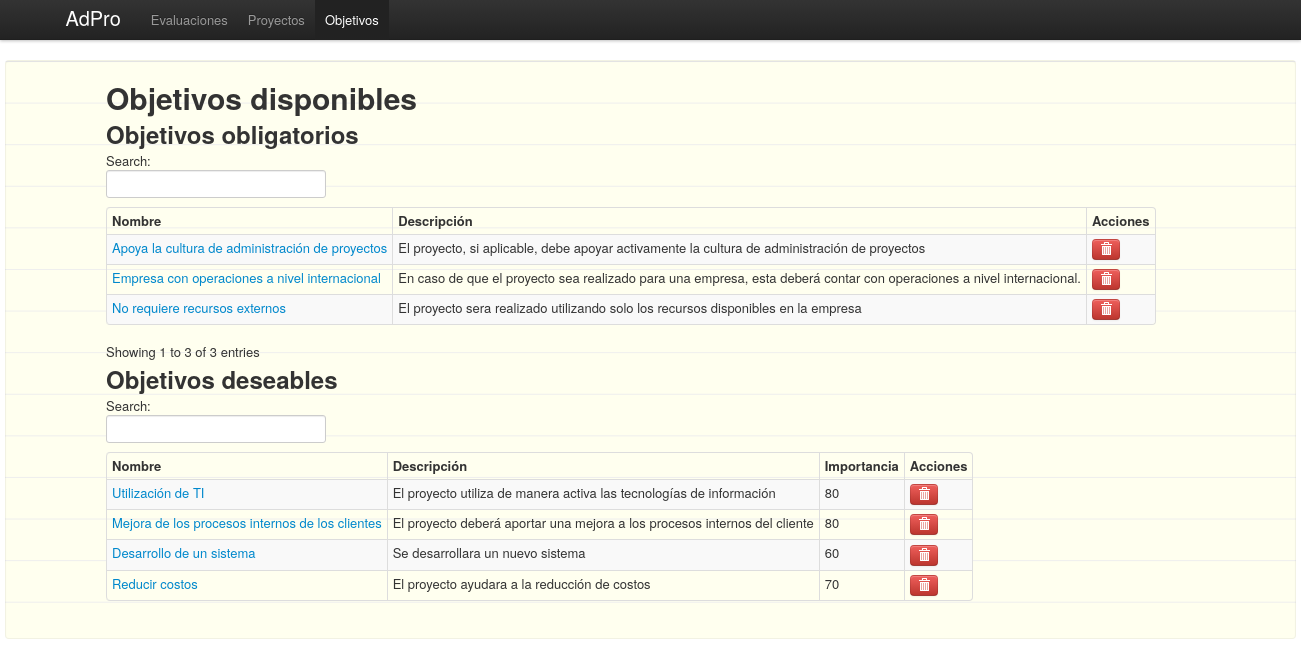
Page /objectives.php on the committed database.
### tables this page shows
CREATE TABLE IF NOT EXISTS `objectives` (
  `id` int(11) NOT NULL AUTO_INCREMENT,
  `name` varchar(100) NOT NULL,
  `type` int(11) NOT NULL DEFAULT '1',
  `description` varchar(200) DEFAULT NULL,
  `importance` int(11) DEFAULT NULL,
  PRIMARY KEY (`id`)
);

### objectives.php (called while the page is built, shortened)
<?php
	$controller = "objectives";
	if(isset($_GET['add']) && isset($_GET['des']))
	{
		$eval_id = $_GET['add'];
		$obj_type = $_GET['des'];
		$entry = new evaluation($eval_id);
		$available = $entry->getNotUsedObjectives($obj_type);
		$content = "addToEval";
		$noHead = true;
		$noFooter = true;
	}
	else if(isset($_POST['remove']))
	{
		$noShow = true;
		$obj_id = $_POST['obj_id'];
		if($_POST['remove']=="objective"){
			deleteObjective($obj_id);
		}
	}
	else if (isset($_GET['edit-objective']))
	{
		$obj_id = $_GET['edit-objective'];
		$entry = new objective($obj_id);
		$entry->evaluations = findEvaluations($entry->getId(), 1);
		$page_title = "Monstrando objetivo: ".$entry->getName();
		$content = "details";
	}
	else
	{
		$entries = getObjectives();
	}
?>
<?php require_once("inc/body.php"); ?>

### models/objective.php (called while the page is built, shortened)
<?php
	class objective {
		private $_id;
		private $_name;
		private $_type;
		private $_description;
		private $_importance;
		public function setOptions(array $opts){
			$this->_id = $opts['id'];
			$this->_name = $opts['name'];
			$this->_description = $opts['description'];
			$this->_type = $opts['type'];
			$this->_importance = $opts['importance'];
		}
		public function getId() {return $this->_id; }
		public function getName() {return $this->_name; }
		public function getType(){return $this->_type; }
		public function getDescription() {return $this->_description; }
		public function getImportance() {return $this->_importance; }
	}
	function getObjectives(){
		$_query = "SELECT * FROM objectives ORDER BY `type`, id ASC";
		$_execQuery = mysql_query($_query);
		$objectives = array();
		while($_qR = mysql_fetch_array($_execQuery)){
			$objectives[] = new objective($_qR);
		}
		return $objectives;
	}
?>

### views/objectives/showAll.php (the view, shortened to what this page needs)
<h1>Objetivos disponibles</h1>
<h2>Objetivos obligatorios</h2>
<table id="objectives_obl_table" class="table table-striped table-bordered table-condensed tablesorter">
<thead>
	<tr>
		<th>Nombre</th>
		<th>Descripci&oacute;n</th>
		<th>Acciones</th>
	</tr>
</thead>
<tbody>
<?php
	foreach($entries as $currObj){
		if($currObj->getType() == 0){
?>
<tr>
	<td><a href="/objectives.php?edit-objective=<?php echo $currObj->getId();?>"><?php echo $currObj->getName();?></a></td>
    <td><?php echo $currObj->getDescription();?></td>
	<td >
		<a title="Borrar objetivo" href="/objectives.php" data-eval-proj_id="<?php echo $currObj->getId();?>" class="btn btn-danger btn-mini remove_obj"><i class="icon-trash icon-white"></i></a>&nbsp;
	</td>
</tr>
<?php
		}
	}
?>
</tbody>
</table>
<h2>Objetivos deseables</h2>
<table id="objectives_des_table" class="table table-striped table-bordered table-condensed tablesorter">
<thead>
	<tr>
		<th>Nombre</th>
		<th>Descripci&oacute;n</th>
		<th>Importancia</th>
		<th>Acciones</th>
	</tr>
</thead>
<tbody>
<?php
	foreach($entries as $currObj){
		if($currObj->getType() == 1){
?>
<tr>
	<td><a href="/objectives.php?edit-objective=<?php echo $currObj->getId();?>"><?php echo $currObj->getName();?></a></td>
    <td><?php echo $currObj->getDescription();?></td>
	<td><?php echo $currObj->getImportance();?></td>
	<td >
		<a title="Borrar objetivo" href="/objectives.php" data-eval-proj_id="<?php echo $currObj->getId();?>" class="btn btn-danger btn-mini remove_obj"><i class="icon-trash icon-white"></i></a>&nbsp;
	</td>
</tr>
<?php
		}
	}
?>
</tbody>
</table>

### inc/body.php
<?php
	if(!isset($noHead) && !isset($noShow))
	{
		require_once('inc/head.php');
		require_once('inc/nav-bar.php');
		if(isset($bodyFluid))
		{
?>
		<div class="container-fluid papper <?php echo (isset($noWell))? "":"well"; ?>">
<?
		}
		else
		{
?>
		<div class="container papper <?php echo (isset($noWell))? "":"well"; ?>">
<?
		}
	}
?>
<?php
	if(!isset($noShow))
	{
		require_once('views/'.$controller."/".$content.".php");
	}
?>
<?php
	if(!isset($noFooter) && !isset($noShow))
	{
		require_once('inc/footer.php');
	}
?>

### inc/head.php (shortened to what this page needs)
<!DOCTYPE html>
<html lang="en">
  <head>
    <link href="/assets/css/bootstrap.min.css" rel="stylesheet">
    <link href="/assets/css/custom.css" rel="stylesheet">
  </head>

### inc/nav-bar.php
<body>
<div class="navbar navbar-fixed-top">
  <div class="navbar-inner">
    <div class="container"> <a class="btn btn-navbar" data-toggle="collapse" data-target=".nav-collapse"> <span class="icon-bar"></span> <span class="icon-bar"></span> <span class="icon-bar"></span> </a> <a class="brand" href="/">AdPro</a>
      <div class="nav-collapse">
        <ul class="nav">
          <li <?php echo ($controller=="evaluations")? 'class="active"' : ''; ?> ><a href="/evaluations.php">Evaluaciones</a></li>
          <li <?php echo ($controller=="projects")? 'class="active"' : ''; ?> ><a href="/projects.php">Proyectos</a></li>
          <li <?php echo ($controller=="objectives")? 'class="active"' : ''; ?> ><a href="/objectives.php">Objetivos</a></li>
        </ul>
      </div>
    </div>
  </div>
</div>

### inc/footer.php (shortened to what this page needs)
    </div>
  </body>
</html>

### assets/css/custom.css (style rules this page uses)
.table { width:auto; }
.papper { padding-left:100px; background-color: #FFFFEF; background-image: -moz-linear-gradient(0deg, transparent 79px, #abced4 79px, #abced4 81px, transparent 81px),-moz-linear-gradient(#eee .05em, transparent .05em); background-image: -ms-linear-gradient(0deg, transparent 79px, #abced4 79px, #abced4 81px, transparent 81px),-ms-linear-gradient(#eee .05em, transparent .05em); background-image: -o-linear-gradient(0deg, transparent 79px, #abced4 79px, #abced4 81px, transparent 81px),-o-linear-gradient(#eee .05em, transparent .05em); background-image: -webkit-linear-gradient(0deg, transparent 79px, #abced4 79px, #abced4 81px, transparent 81px),-webkit-linear-gradient(#eee .05em, transparent .05em); background-image: linear-gradient(0deg, transparent 79px, #abced4 79px, #abced4 81px, transparent 81px),linear-gradient(#eee .05em, transparent .05em); background-size: 100% 3.2em; }

### rows in the picture
objectives: name "Apoya la cultura de administración de proyectos", description "El proyecto, si aplicable, debe apoyar activamente la cultura de administración de proyectos"
objectives: name "Empresa con operaciones a nivel internacional", description "En caso de que el proyecto sea realizado para una empresa, esta deberá contar con operaciones a nivel internacional."
objectives: name "No requiere recursos externos", description "El proyecto sera realizado utilizando solo los recursos disponibles en la empresa"
objectives: name "Utilización de TI", description "El proyecto utiliza de manera activa las tecnologías de información", importance "80"
objectives: name "Mejora de los procesos internos de los clientes", description "El proyecto deberá aportar una mejora a los procesos internos del cliente", importance "80"
objectives: name "Desarrollo de un sistema", description "Se desarrollara un nuevo sistema", importance "60"
objectives: name "Reducir costos", description "El proyecto ayudara a la reducción de costos", importance "70"
